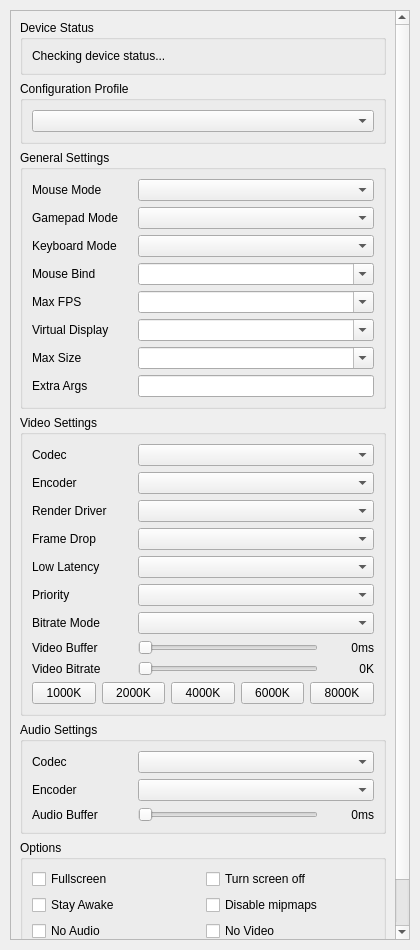
<?xml version="1.0" encoding="UTF-8"?>
<ui version="4.0">
 <class>ScrcpyTab</class>
 <widget class="QWidget" name="ScrcpyTab">
  <property name="geometry">
   <rect>
    <x>0</x>
    <y>0</y>
    <width>420</width>
    <height>950</height>
   </rect>
  </property>
  <property name="windowTitle">
   <string>Form</string>
  </property>
  <layout class="QVBoxLayout" name="main_layout">
   <property name="spacing">
    <number>10</number>
   </property>
   <property name="leftMargin">
    <number>10</number>
   </property>
   <property name="topMargin">
    <number>10</number>
   </property>
   <property name="rightMargin">
    <number>10</number>
   </property>
   <property name="bottomMargin">
    <number>10</number>
   </property>
   <item>
    <widget class="QScrollArea" name="scroll_area">
     <property name="focusPolicy">
      <enum>Qt::NoFocus</enum>
     </property>
     <property name="widgetResizable">
      <bool>true</bool>
     </property>
     <widget class="QWidget" name="scroll_content">
      <property name="geometry">
       <rect>
        <x>0</x>
        <y>0</y>
        <width>398</width>
        <height>928</height>
       </rect>
      </property>
      <layout class="QVBoxLayout" name="scroll_layout">
       <property name="alignment">
        <set>Qt::AlignTop</set>
       </property>
       <item>
        <widget class="QGroupBox" name="device_info_group">
         <property name="title">
          <string>Device Status</string>
         </property>
         <layout class="QVBoxLayout" name="verticalLayout_1">
          <item>
           <widget class="QLabel" name="device_info_label">
            <property name="text">
             <string>Checking device status...</string>
            </property>
            <property name="wordWrap">
             <bool>true</bool>
            </property>
           </widget>
          </item>
         </layout>
        </widget>
       </item>
       <item>
        <widget class="QGroupBox" name="profile_group">
         <property name="title">
          <string>Configuration Profile</string>
         </property>
         <layout class="QVBoxLayout" name="verticalLayout_2">
          <item>
           <widget class="QComboBox" name="profile_combo"/>
          </item>
         </layout>
        </widget>
       </item>
       <item>
        <widget class="QGroupBox" name="general_settings_group">
         <property name="title">
          <string>General Settings</string>
         </property>
         <layout class="QVBoxLayout" name="verticalLayout_3">
          <item>
           <layout class="QHBoxLayout" name="mouse_mode_layout">
            <item>
             <widget class="QLabel" name="label_mouse_mode">
              <property name="minimumSize">
               <size>
                <width>100</width>
                <height>0</height>
               </size>
              </property>
              <property name="text">
               <string>Mouse Mode</string>
              </property>
             </widget>
            </item>
            <item>
             <widget class="QComboBox" name="mouse_mode">
              <property name="sizePolicy">
               <sizepolicy hsizetype="Expanding" vsizetype="Fixed">
                <horstretch>0</horstretch>
                <verstretch>0</verstretch>
               </sizepolicy>
              </property>
              <property name="maximumSize">
               <size>
                <width>300</width>
                <height>16777215</height>
               </size>
              </property>
             </widget>
            </item>
           </layout>
          </item>
          <item>
           <layout class="QHBoxLayout" name="gamepad_mode_layout">
            <item>
             <widget class="QLabel" name="label_gamepad_mode">
              <property name="minimumSize">
               <size>
                <width>100</width>
                <height>0</height>
               </size>
              </property>
              <property name="text">
               <string>Gamepad Mode</string>
              </property>
             </widget>
            </item>
            <item>
             <widget class="QComboBox" name="gamepad_mode">
              <property name="sizePolicy">
               <sizepolicy hsizetype="Expanding" vsizetype="Fixed">
                <horstretch>0</horstretch>
                <verstretch>0</verstretch>
               </sizepolicy>
              </property>
              <property name="maximumSize">
               <size>
                <width>300</width>
                <height>16777215</height>
               </size>
              </property>
             </widget>
            </item>
           </layout>
          </item>
          <item>
           <layout class="QHBoxLayout" name="keyboard_mode_layout">
            <item>
             <widget class="QLabel" name="label_keyboard_mode">
              <property name="minimumSize">
               <size>
                <width>100</width>
                <height>0</height>
               </size>
              </property>
              <property name="text">
               <string>Keyboard Mode</string>
              </property>
             </widget>
            </item>
            <item>
             <widget class="QComboBox" name="keyboard_mode">
              <property name="sizePolicy">
               <sizepolicy hsizetype="Expanding" vsizetype="Fixed">
                <horstretch>0</horstretch>
                <verstretch>0</verstretch>
               </sizepolicy>
              </property>
              <property name="maximumSize">
               <size>
                <width>300</width>
                <height>16777215</height>
               </size>
              </property>
             </widget>
            </item>
           </layout>
          </item>
          <item>
           <layout class="QHBoxLayout" name="mouse_bind_layout">
            <item>
             <widget class="QLabel" name="label_mouse_bind">
              <property name="minimumSize">
               <size>
                <width>100</width>
                <height>0</height>
               </size>
              </property>
              <property name="text">
               <string>Mouse Bind</string>
              </property>
             </widget>
            </item>
            <item>
             <widget class="QComboBox" name="mouse_bind">
              <property name="sizePolicy">
               <sizepolicy hsizetype="Expanding" vsizetype="Fixed">
                <horstretch>0</horstretch>
                <verstretch>0</verstretch>
               </sizepolicy>
              </property>
              <property name="maximumSize">
               <size>
                <width>300</width>
                <height>16777215</height>
               </size>
              </property>
              <property name="editable">
               <bool>true</bool>
              </property>
             </widget>
            </item>
           </layout>
          </item>
          <item>
           <layout class="QHBoxLayout" name="max_fps_layout">
            <item>
             <widget class="QLabel" name="label_max_fps">
              <property name="minimumSize">
               <size>
                <width>100</width>
                <height>0</height>
               </size>
              </property>
              <property name="text">
               <string>Max FPS</string>
              </property>
             </widget>
            </item>
            <item>
             <widget class="QComboBox" name="max_fps">
              <property name="sizePolicy">
               <sizepolicy hsizetype="Expanding" vsizetype="Fixed">
                <horstretch>0</horstretch>
                <verstretch>0</verstretch>
               </sizepolicy>
              </property>
              <property name="maximumSize">
               <size>
                <width>300</width>
                <height>16777215</height>
               </size>
              </property>
              <property name="editable">
               <bool>true</bool>
              </property>
             </widget>
            </item>
           </layout>
          </item>
          <item>
           <layout class="QHBoxLayout" name="new_display_layout">
            <item>
             <widget class="QLabel" name="label_new_display">
              <property name="minimumSize">
               <size>
                <width>100</width>
                <height>0</height>
               </size>
              </property>
              <property name="text">
               <string>Virtual Display</string>
              </property>
             </widget>
            </item>
            <item>
             <widget class="QComboBox" name="new_display">
              <property name="sizePolicy">
               <sizepolicy hsizetype="Expanding" vsizetype="Fixed">
                <horstretch>0</horstretch>
                <verstretch>0</verstretch>
               </sizepolicy>
              </property>
              <property name="maximumSize">
               <size>
                <width>300</width>
                <height>16777215</height>
               </size>
              </property>
              <property name="editable">
               <bool>true</bool>
              </property>
             </widget>
            </item>
           </layout>
          </item>
          <item>
           <layout class="QHBoxLayout" name="max_size_layout">
            <item>
             <widget class="QLabel" name="label_max_size">
              <property name="minimumSize">
               <size>
                <width>100</width>
                <height>0</height>
               </size>
              </property>
              <property name="text">
               <string>Max Size</string>
              </property>
             </widget>
            </item>
            <item>
             <widget class="QComboBox" name="max_size">
              <property name="sizePolicy">
               <sizepolicy hsizetype="Expanding" vsizetype="Fixed">
                <horstretch>0</horstretch>
                <verstretch>0</verstretch>
               </sizepolicy>
              </property>
              <property name="maximumSize">
               <size>
                <width>300</width>
                <height>16777215</height>
               </size>
              </property>
              <property name="editable">
               <bool>true</bool>
              </property>
             </widget>
            </item>
           </layout>
          </item>
          <item>
           <layout class="QHBoxLayout" name="extraargs_layout">
            <item>
             <widget class="QLabel" name="label_extraargs">
              <property name="minimumSize">
               <size>
                <width>100</width>
                <height>0</height>
               </size>
              </property>
              <property name="text">
               <string>Extra Args</string>
              </property>
             </widget>
            </item>
            <item>
             <widget class="QLineEdit" name="extraargs">
              <property name="sizePolicy">
               <sizepolicy hsizetype="Expanding" vsizetype="Fixed">
                <horstretch>0</horstretch>
                <verstretch>0</verstretch>
               </sizepolicy>
              </property>
              <property name="maximumSize">
               <size>
                <width>300</width>
                <height>16777215</height>
               </size>
              </property>
             </widget>
            </item>
           </layout>
          </item>
         </layout>
        </widget>
       </item>
       <item>
        <widget class="QGroupBox" name="video_settings_group">
         <property name="title">
          <string>Video Settings</string>
         </property>
         <layout class="QVBoxLayout" name="verticalLayout_4">
          <item>
           <layout class="QHBoxLayout" name="v_codec_layout">
            <item>
             <widget class="QLabel" name="label_v_codec">
              <property name="minimumSize">
               <size>
                <width>100</width>
                <height>0</height>
               </size>
              </property>
              <property name="text">
               <string>Codec</string>
              </property>
             </widget>
            </item>
            <item>
             <widget class="QComboBox" name="v_codec_combo">
              <property name="sizePolicy">
               <sizepolicy hsizetype="Expanding" vsizetype="Fixed">
                <horstretch>0</horstretch>
                <verstretch>0</verstretch>
               </sizepolicy>
              </property>
              <property name="maximumSize">
               <size>
                <width>300</width>
                <height>16777215</height>
               </size>
              </property>
             </widget>
            </item>
           </layout>
          </item>
          <item>
           <layout class="QHBoxLayout" name="v_encoder_layout">
            <item>
             <widget class="QLabel" name="label_v_encoder">
              <property name="minimumSize">
               <size>
                <width>100</width>
                <height>0</height>
               </size>
              </property>
              <property name="text">
               <string>Encoder</string>
              </property>
             </widget>
            </item>
            <item>
             <widget class="QComboBox" name="v_encoder_combo">
              <property name="sizePolicy">
               <sizepolicy hsizetype="Expanding" vsizetype="Fixed">
                <horstretch>0</horstretch>
                <verstretch>0</verstretch>
               </sizepolicy>
              </property>
              <property name="maximumSize">
               <size>
                <width>300</width>
                <height>16777215</height>
               </size>
              </property>
             </widget>
            </item>
           </layout>
          </item>
          <item>
           <layout class="QHBoxLayout" name="render_driver_layout">
            <item>
             <widget class="QLabel" name="label_render_driver">
              <property name="minimumSize">
               <size>
                <width>100</width>
                <height>0</height>
               </size>
              </property>
              <property name="text">
               <string>Render Driver</string>
              </property>
             </widget>
            </item>
            <item>
             <widget class="QComboBox" name="render_driver">
              <property name="sizePolicy">
               <sizepolicy hsizetype="Expanding" vsizetype="Fixed">
                <horstretch>0</horstretch>
                <verstretch>0</verstretch>
               </sizepolicy>
              </property>
              <property name="maximumSize">
               <size>
                <width>300</width>
                <height>16777215</height>
               </size>
              </property>
             </widget>
            </item>
           </layout>
          </item>
          <item>
           <layout class="QHBoxLayout" name="allow_frame_drop_layout">
            <item>
             <widget class="QLabel" name="label_allow_frame_drop">
              <property name="minimumSize">
               <size>
                <width>100</width>
                <height>0</height>
               </size>
              </property>
              <property name="text">
               <string>Frame Drop</string>
              </property>
             </widget>
            </item>
            <item>
             <widget class="QComboBox" name="allow_frame_drop">
              <property name="sizePolicy">
               <sizepolicy hsizetype="Expanding" vsizetype="Fixed">
                <horstretch>0</horstretch>
                <verstretch>0</verstretch>
               </sizepolicy>
              </property>
              <property name="maximumSize">
               <size>
                <width>300</width>
                <height>16777215</height>
               </size>
              </property>
             </widget>
            </item>
           </layout>
          </item>
          <item>
           <layout class="QHBoxLayout" name="low_latency_layout">
            <item>
             <widget class="QLabel" name="label_low_latency">
              <property name="minimumSize">
               <size>
                <width>100</width>
                <height>0</height>
               </size>
              </property>
              <property name="text">
               <string>Low Latency</string>
              </property>
             </widget>
            </item>
            <item>
             <widget class="QComboBox" name="low_latency">
              <property name="sizePolicy">
               <sizepolicy hsizetype="Expanding" vsizetype="Fixed">
                <horstretch>0</horstretch>
                <verstretch>0</verstretch>
               </sizepolicy>
              </property>
              <property name="maximumSize">
               <size>
                <width>300</width>
                <height>16777215</height>
               </size>
              </property>
             </widget>
            </item>
           </layout>
          </item>
          <item>
           <layout class="QHBoxLayout" name="priority_mode_layout">
            <item>
             <widget class="QLabel" name="label_priority_mode">
              <property name="minimumSize">
               <size>
                <width>100</width>
                <height>0</height>
               </size>
              </property>
              <property name="text">
               <string>Priority</string>
              </property>
             </widget>
            </item>
            <item>
             <widget class="QComboBox" name="priority_mode">
              <property name="sizePolicy">
               <sizepolicy hsizetype="Expanding" vsizetype="Fixed">
                <horstretch>0</horstretch>
                <verstretch>0</verstretch>
               </sizepolicy>
              </property>
              <property name="maximumSize">
               <size>
                <width>300</width>
                <height>16777215</height>
               </size>
              </property>
             </widget>
            </item>
           </layout>
          </item>
          <item>
           <layout class="QHBoxLayout" name="bitrate_mode_layout">
            <item>
             <widget class="QLabel" name="label_bitrate_mode">
              <property name="minimumSize">
               <size>
                <width>100</width>
                <height>0</height>
               </size>
              </property>
              <property name="text">
               <string>Bitrate Mode</string>
              </property>
             </widget>
            </item>
            <item>
             <widget class="QComboBox" name="bitrate_mode">
              <property name="sizePolicy">
               <sizepolicy hsizetype="Expanding" vsizetype="Fixed">
                <horstretch>0</horstretch>
                <verstretch>0</verstretch>
               </sizepolicy>
              </property>
              <property name="maximumSize">
               <size>
                <width>300</width>
                <height>16777215</height>
               </size>
              </property>
             </widget>
            </item>
           </layout>
          </item>
          <item>
           <layout class="QHBoxLayout" name="video_buffer_layout">
            <item>
             <widget class="QLabel" name="label_video_buffer">
              <property name="minimumSize">
               <size>
                <width>100</width>
                <height>0</height>
               </size>
              </property>
              <property name="text">
               <string>Video Buffer</string>
              </property>
             </widget>
            </item>
            <item>
             <widget class="QSlider" name="video_buffer">
              <property name="orientation">
               <enum>Qt::Horizontal</enum>
              </property>
             </widget>
            </item>
            <item>
             <widget class="QLabel" name="video_buffer_label">
              <property name="minimumSize">
               <size>
                <width>50</width>
                <height>0</height>
               </size>
              </property>
              <property name="text">
               <string>0ms</string>
              </property>
              <property name="alignment">
               <set>Qt::AlignRight|Qt::AlignTrailing|Qt::AlignVCenter</set>
              </property>
             </widget>
            </item>
           </layout>
          </item>
          <item>
           <layout class="QVBoxLayout" name="video_bitrate_layout">
            <item>
             <layout class="QHBoxLayout" name="horizontalLayout_2">
              <item>
               <widget class="QLabel" name="label_video_bitrate">
                <property name="minimumSize">
                 <size>
                  <width>100</width>
                  <height>0</height>
                 </size>
                </property>
                <property name="text">
                 <string>Video Bitrate</string>
                </property>
               </widget>
              </item>
              <item>
               <widget class="QSlider" name="video_bitrate_slider">
                <property name="orientation">
                 <enum>Qt::Horizontal</enum>
                </property>
               </widget>
              </item>
              <item>
               <widget class="QLabel" name="video_bitrate_label">
                <property name="minimumSize">
                 <size>
                  <width>50</width>
                  <height>0</height>
                 </size>
                </property>
                <property name="text">
                 <string>0K</string>
                </property>
                <property name="alignment">
                 <set>Qt::AlignRight|Qt::AlignTrailing|Qt::AlignVCenter</set>
                </property>
               </widget>
              </item>
             </layout>
            </item>
            <item>
             <layout class="QHBoxLayout" name="video_bitrate_buttons">
              <item>
               <widget class="QPushButton" name="btn_1000k">
                <property name="minimumSize">
                 <size>
                  <width>50</width>
                  <height>0</height>
                 </size>
                </property>
                <property name="text">
                 <string>1000K</string>
                </property>
               </widget>
              </item>
              <item>
               <widget class="QPushButton" name="btn_2000k">
                <property name="minimumSize">
                 <size>
                  <width>50</width>
                  <height>0</height>
                 </size>
                </property>
                <property name="text">
                 <string>2000K</string>
                </property>
               </widget>
              </item>
              <item>
               <widget class="QPushButton" name="btn_4000k">
                <property name="minimumSize">
                 <size>
                  <width>50</width>
                  <height>0</height>
                 </size>
                </property>
                <property name="text">
                 <string>4000K</string>
                </property>
               </widget>
              </item>
              <item>
               <widget class="QPushButton" name="btn_6000k">
                <property name="minimumSize">
                 <size>
                  <width>50</width>
                  <height>0</height>
                 </size>
                </property>
                <property name="text">
                 <string>6000K</string>
                </property>
               </widget>
              </item>
              <item>
               <widget class="QPushButton" name="btn_8000k">
                <property name="minimumSize">
                 <size>
                  <width>50</width>
                  <height>0</height>
                 </size>
                </property>
                <property name="text">
                 <string>8000K</string>
                </property>
               </widget>
              </item>
             </layout>
            </item>
           </layout>
          </item>
         </layout>
        </widget>
       </item>
       <item>
        <widget class="QGroupBox" name="audio_settings_group">
         <property name="title">
          <string>Audio Settings</string>
         </property>
         <layout class="QVBoxLayout" name="verticalLayout_5">
          <item>
           <layout class="QHBoxLayout" name="a_codec_layout">
            <item>
             <widget class="QLabel" name="label_a_codec">
              <property name="minimumSize">
               <size>
                <width>100</width>
                <height>0</height>
               </size>
              </property>
              <property name="text">
               <string>Codec</string>
              </property>
             </widget>
            </item>
            <item>
             <widget class="QComboBox" name="a_codec_combo">
              <property name="sizePolicy">
               <sizepolicy hsizetype="Expanding" vsizetype="Fixed">
                <horstretch>0</horstretch>
                <verstretch>0</verstretch>
               </sizepolicy>
              </property>
              <property name="maximumSize">
               <size>
                <width>300</width>
                <height>16777215</height>
               </size>
              </property>
             </widget>
            </item>
           </layout>
          </item>
          <item>
           <layout class="QHBoxLayout" name="a_encoder_layout">
            <item>
             <widget class="QLabel" name="label_a_encoder">
              <property name="minimumSize">
               <size>
                <width>100</width>
                <height>0</height>
               </size>
              </property>
              <property name="text">
               <string>Encoder</string>
              </property>
             </widget>
            </item>
            <item>
             <widget class="QComboBox" name="a_encoder_combo">
              <property name="sizePolicy">
               <sizepolicy hsizetype="Expanding" vsizetype="Fixed">
                <horstretch>0</horstretch>
                <verstretch>0</verstretch>
               </sizepolicy>
              </property>
              <property name="maximumSize">
               <size>
                <width>300</width>
                <height>16777215</height>
               </size>
              </property>
             </widget>
            </item>
           </layout>
          </item>
          <item>
           <layout class="QHBoxLayout" name="audio_buffer_layout">
            <item>
             <widget class="QLabel" name="label_audio_buffer">
              <property name="minimumSize">
               <size>
                <width>100</width>
                <height>0</height>
               </size>
              </property>
              <property name="text">
               <string>Audio Buffer</string>
              </property>
             </widget>
            </item>
            <item>
             <widget class="QSlider" name="audio_buffer">
              <property name="orientation">
               <enum>Qt::Horizontal</enum>
              </property>
             </widget>
            </item>
            <item>
             <widget class="QLabel" name="audio_buffer_label">
              <property name="minimumSize">
               <size>
                <width>50</width>
                <height>0</height>
               </size>
              </property>
              <property name="text">
               <string>0ms</string>
              </property>
              <property name="alignment">
               <set>Qt::AlignRight|Qt::AlignTrailing|Qt::AlignVCenter</set>
              </property>
             </widget>
            </item>
           </layout>
          </item>
         </layout>
        </widget>
       </item>
       <item>
        <widget class="QGroupBox" name="options_group">
         <property name="title">
          <string>Options</string>
         </property>
         <layout class="QGridLayout" name="gridLayout">
          <item row="0" column="0">
           <widget class="QCheckBox" name="fullscreen">
            <property name="text">
             <string>Fullscreen</string>
            </property>
           </widget>
          </item>
          <item row="0" column="1">
           <widget class="QCheckBox" name="turn_screen_off">
            <property name="text">
             <string>Turn screen off</string>
            </property>
           </widget>
          </item>
          <item row="1" column="0">
           <widget class="QCheckBox" name="stay_awake">
            <property name="text">
             <string>Stay Awake</string>
            </property>
           </widget>
          </item>
          <item row="1" column="1">
           <widget class="QCheckBox" name="mipmaps">
            <property name="text">
             <string>Disable mipmaps</string>
            </property>
           </widget>
          </item>
          <item row="2" column="0">
           <widget class="QCheckBox" name="no_audio">
            <property name="text">
             <string>No Audio</string>
            </property>
           </widget>
          </item>
          <item row="2" column="1">
           <widget class="QCheckBox" name="no_video">
            <property name="text">
             <string>No Video</string>
            </property>
           </widget>
          </item>
          <item row="3" column="0">
           <widget class="QCheckBox" name="try_unlock">
            <property name="text">
             <string>Unlock device</string>
            </property>
           </widget>
          </item>
         </layout>
        </widget>
       </item>
      </layout>
     </widget>
    </widget>
   </item>
  </layout>
 </widget>
 <resources/>
 <connections/>
</ui>
